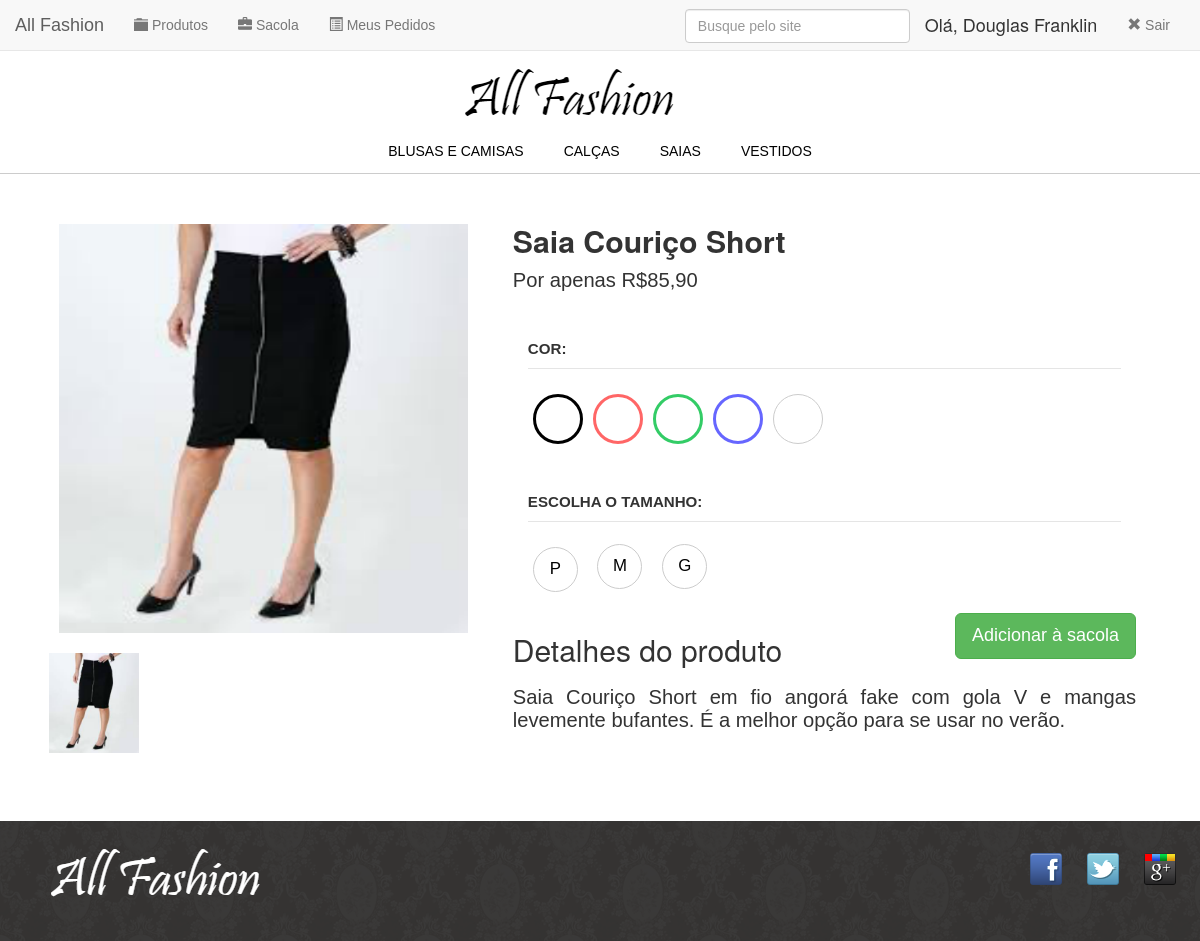
The app's page /produto.php?id=14 (signed in) with its own data.
### tables this page shows
CREATE TABLE `categorias` (
  `id` int(11) NOT NULL AUTO_INCREMENT,
  `descricao` varchar(45) DEFAULT NULL,
  `ativo` char(1) DEFAULT 'S',
  PRIMARY KEY (`id`)
);

CREATE TABLE `imagens` (
  ` id` int(11) NOT NULL AUTO_INCREMENT,
  `nome` varchar(100) NOT NULL,
  `caminho` varchar(100) DEFAULT NULL,
  `Produtos_id` int(11) NOT NULL,
  `principal` char(1) DEFAULT 'S',
  PRIMARY KEY (` id`),
  KEY `fk_Imagens_Produtos1_idx` (`Produtos_id`),
  CONSTRAINT `fk_Imagens_Produtos1` FOREIGN KEY (`Produtos_id`) REFERENCES `produtos` (`id`) ON DELETE NO ACTION ON UPDATE NO ACTION
);

CREATE TABLE `produtos` (
  `id` int(11) NOT NULL AUTO_INCREMENT,
  `nome` varchar(45) DEFAULT NULL,
  `descricao` text,
  `tamanho` char(1) DEFAULT NULL,
  `tipo_tamanho` int(11) NOT NULL DEFAULT '1',
  `preco` decimal(12,2) DEFAULT NULL,
  `Marcas_id` int(11) NOT NULL,
  `Categorias_id` int(11) NOT NULL,
  `Cores_id` int(11) NOT NULL,
  `SubCategorias_id` int(11) DEFAULT NULL,
  PRIMARY KEY (`id`),
  KEY `fk_Produtos_Marcas1_idx` (`Marcas_id`),
  KEY `fk_Produtos_Categorias1_idx` (`Categorias_id`),
  KEY `fk_Produtos_Cores1_idx` (`Cores_id`),
  KEY `fk_Produtos_SubCategorias1_idx` (`SubCategorias_id`)
);

### config/conexao.php (called while the page is built, shortened)
<?php
class Conexao {
    private $con = null;
    private $host = "localhost";
    private $user = "root";
    private $pass = "root";
    private $database = "allfashion";
    public function conecta() {
        $this->con = mysqli_connect($this->host, $this->user, $this->pass, $this->database) or die("Erro ao conectar ao servidor &raquo; " . mysqli_connect_errno());
        return $this->con;
    }
    public function executa ($sql) {
        $re = $this->con->query($sql);
        return $re;
    }
}

### produto.php (the view, shortened to what this page needs)
<?php include("cabecalho.php");?>
<?php include("header.php");?>
<?php include("menu.php");?>
<?php include("banner_menor.php");?>
	<link rel="stylesheet" href="css/mobile.css" media="(max-width: 939px)">
	<link rel="stylesheet" href="css/produto.css">
		<div class="container">
			<div class="imagens-produtos">
				<?php
					$id = $_GET['id'];
					$img_principal = $db->executa("SELECT * FROM imagens WHERE principal = 'S' AND Produtos_id = ".$id);
					$img_principal = $img_principal->fetch_array();
				?>
				<div style="padding: 20px;">
					<img src="<?php echo $img_principal['caminho'].$img_principal['nome']; ?>" alt="rosa" style="width: 100%">
				</div>
				<div class="imagem-menor">
					<?php
						$imgs = $db->executa("SELECT * FROM imagens WHERE Produtos_id = ".$id);
						while ($row = $imgs->fetch_array(MYSQLI_ASSOC)) {
					?>
							<img src="<?php echo $row['caminho'].$row['nome']; ?>" alt="rosa">
						<?php } ?>
				</div>
			</div>
			<div class="produto">
				<div style="padding: 0 25px;">
			  		<?php
						$produto = $db->executa("SELECT * FROM produtos WHERE ID = ".$id);
						$produto = $produto->fetch_array();
					?>
					<h1><?php echo utf8_encode($produto["nome"])?></h1>
					<p>Por apenas R$<?php echo number_format($produto["preco"], 2, ",", ".")?></p>
					<?php
						$cor = $db->executa("SELECT * FROM cores");
					?>
					<form action="addSacola.php?acao=add&id=<?php echo $_GET['id'];?>" method="POST" id="form-produto">
						<fieldset class="col-lg-12">
							<legend>Cor:</legend>
							<?php while ($row = $cor->fetch_array(MYSQLI_ASSOC)) { ?>
								<label class="radio-inline-cor seleciona-cor <?php echo $row['cor']; ?>" data-cor="<?php echo $row['cor']; ?>">
								</label>
							<?php } ?>
						</fieldset>
						<fieldset class="col-lg-12">
							<legend>Escolha o tamanho:</legend>
							<?php if ($produto['tipo_tamanho'] == 2) { ?>
								<label class="radio-inline">
									<input type="radio" hidden name="tamanho" value="32">32
								</label>
								<label class="radio-inline">
									<input type="radio" hidden name="tamanho" value="36">36
								</label>
								<label class="radio-inline">
									<input type="radio" hidden name="tamanho" value="38">38
								</label>
								<label class="radio-inline">
									<input type="radio" hidden name="tamanho" value="40">40
								</label>
								<label class="radio-inline">
									<input type="radio" hidden name="tamanho" value="42">42
								</label>
								<label class="radio-inline">
									<input type="radio" hidden name="tamanho" value="44">44
								</label>
								<label class="radio-inline">
									<input type="radio" hidden name="tamanho" value="46">46
								</label>
								<br/>
							<?php } else {?>
								<label class="radio-inline">
									<input type="radio" hidden name="tamanho" value="P">P
								</label>
								<label class="radio-inline">
									<input type="radio" hidden name="tamanho" value="M">M
								</label>
								<label class="radio-inline">
									<input type="radio" hidden name="tamanho" value="G">G
								</label>
							<?php } ?>
						</fieldset>
						<input type="button" onclick="validaForm()" class="btn btn-success btn-lg" class="comprar" value="Adicionar à sacola" style="margin-bottom: 10px; float: right;">
						<h2>Detalhes do produto</h2>
						<h3 class="descri"><?php echo utf8_encode($produto["descricao"])?></h3>
					</form>
				</div>
			</div>
		</div>
<?php include("rodape.php"); ?>

### menu.php
<div class="app__header__menu">
    <div class="app__menu app__container">
        <div class="app__menu__content">
            <div class="app__menu__level1">
                <?php $categorias = $db->executa("SELECT * FROM categorias"); ?>
                <?php while ($row = $categorias->fetch_array(MYSQLI_ASSOC)) { ?>
                    <a class="" aria-current="false" data-slug="roupas" data-tree="<?php echo utf8_encode($row['descricao']); ?>" href="listagem.php?cat_id=<?php echo $row['id'];?>">
                        <span class="app__menu__title"><?php echo utf8_encode($row['descricao']); ?></span>
                    </a>
                <?php } ?>
            </div>
        </div>
    </div>
</div>

### css/estilos.css (style rules this page uses)
body { color: #333333; font-family: "Lucida Sans Unicode", "Lucida Grande", sans-serif; margin: 0; }
.container { margin: 0 auto; width: 96%; }
.app__header__menu { background-color: #fff; border-bottom: .1rem solid #ccc; }
.app__menu__level1 { display: -webkit-box; display: -webkit-flex; display: -ms-flexbox; display: flex; height: 3.2rem; -webkit-box-pack: center; -webkit-justify-content: center; -ms-flex-pack: center; justify-content: center; width: 100%; margin-bottom: 10px; }
.app__menu__level1 a { -webkit-box-align: center; -webkit-align-items: center; -ms-flex-align: center; align-items: center; color: #000; display: -webkit-inline-box; display: -webkit-inline-flex; display: -ms-inline-flexbox; display: inline-flex; position: relative; text-transform: uppercase; padding: 20px; }
.btn:not(:disabled):not(.disabled) { cursor: pointer; }
* { margin: 0; padding: 0; }

### css/mobile.css (style rules this page uses)
.container { width: 96%; }

### css/produto.css (style rules this page uses)
fieldset { border: none !important; }
.verde { border: 3px solid #33CC66 !important; }
.rosa { border: 3px solid #FF6666 !important; }
.azul { border: 3px solid #6666FF !important; }
.preto { border: 3px solid #000 !important; }
.imagens-produtos { float: left; width: 40%; }
.produto { color: #333; line-height: 1.3; font-size: 1.2em; }
.produto h1 { font-size: 1.8em; font-weight: bold; }
.produto p { font-size: 1.2em; margin-bottom: 1em; }
.produto legend { display: block; font: bold 0.9em/2.5 Arial; text-transform: uppercase; }
.imagem-menor { width: 100%; float: left; }
.imagem-menor img { width: 20%; float: left; margin: 0 10px; height: 100px; }
@media (min-width: 630px) { .produto { position: relative; width: 60%; float: right; font-size: 1.2em; } }
@media (min-width: 630px) { fieldset { display: inline-block; vertical-align: top; margin: 1em 0; min-width: 200px; width: 45%; } }
label.radio-inline, label.radio-inline-cor { color: #000; padding: 10px; border-radius: 60px; border: .1rem solid #ccc; }
label.radio-inline { width: 45px; height: 45px; text-align: center; margin: 5px; }
label.radio-inline-cor { width: 50px; height: 50px; float: left; margin: 5px; }
h3.descri { font-size: 1.2em; font-family: "Lucida Sans Unicode", "Lucida Grande", sans-serif; text-align: justify; padding-bottom: 80px; }

### records on screen
categorias: descricao "BLUSAS E CAMISAS"
categorias: descricao "CALÇAS"
categorias: descricao "SAIAS"
categorias: descricao "VESTIDOS"
imagens: caminho+nome (picture)
produtos: nome "Saia Couriço Short", preco "85,90", descricao "Saia Couriço Short em fio angorá fake com gola V e mangas levemente bufantes. É a melhor opção para se usar no verão."

### other values on screen
$_SESSION['usuario']['nome'] "Douglas Franklin"
